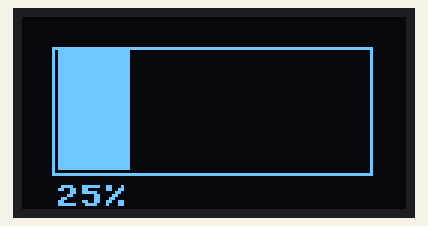
Simulated run of this program. Board: Raspberry Pi Pico running MicroPython. On the bench: 128×64 one-colour display. Library files of the repository ran but are not shown: ssd1306.py.

Above: at 0.1 s.
At 1.1 s:
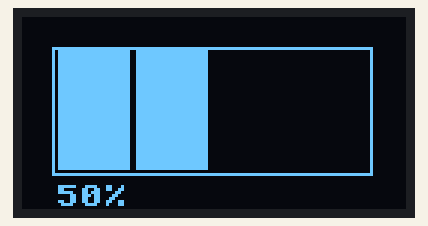
At 2.2 s:
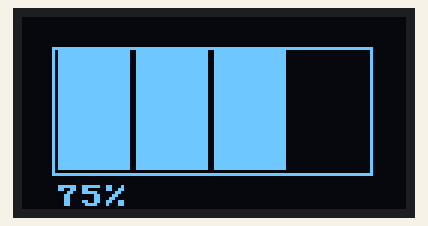
At 3.2 s:
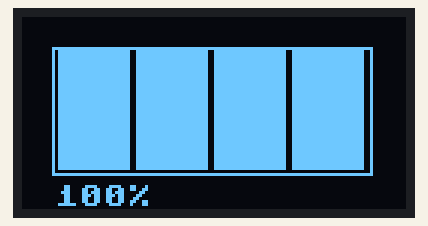

The program:

draw_battery_pecentage_bar.py
```python
from machine import Pin, SoftI2C
import ssd1306
import framebuf
import time

# using default address 0x3C
i2c = SoftI2C(sda=Pin(22), scl=Pin(23))
display = ssd1306.SSD1306_I2C(128, 64, i2c)

display.fill(0)                         # fill entire screen with colour=0
display.rect(10, 10, 107, 43, 1)        # draw a rectangle outline 10,10 to width=107, height=53, colour=1

# draw battery percentage
x_pos = [12, 38, 64, 90]
percentages = [.25, .50, .75, 1.0]
while True:
    for ctr in range(4):
        display.fill_rect(x_pos[ctr],11,24,40,1)
        display.fill_rect(0,56,128,40,0)
        display.text("{:.0%}".format(percentages[ctr]), 11, 56)
        display.show()
        time.sleep_ms(1000)

    # This will clear the battery charge percentage
    for ctr in range(4):
        display.fill_rect(x_pos[ctr],11,24,40,0)

    display.show()
```

Measured:
- by itself, everything shown: repeats every 4.1 s, in 4 steps
- what the display in image 1 shows lasts 1.0 s, from 1.1 s to 2.1 s
